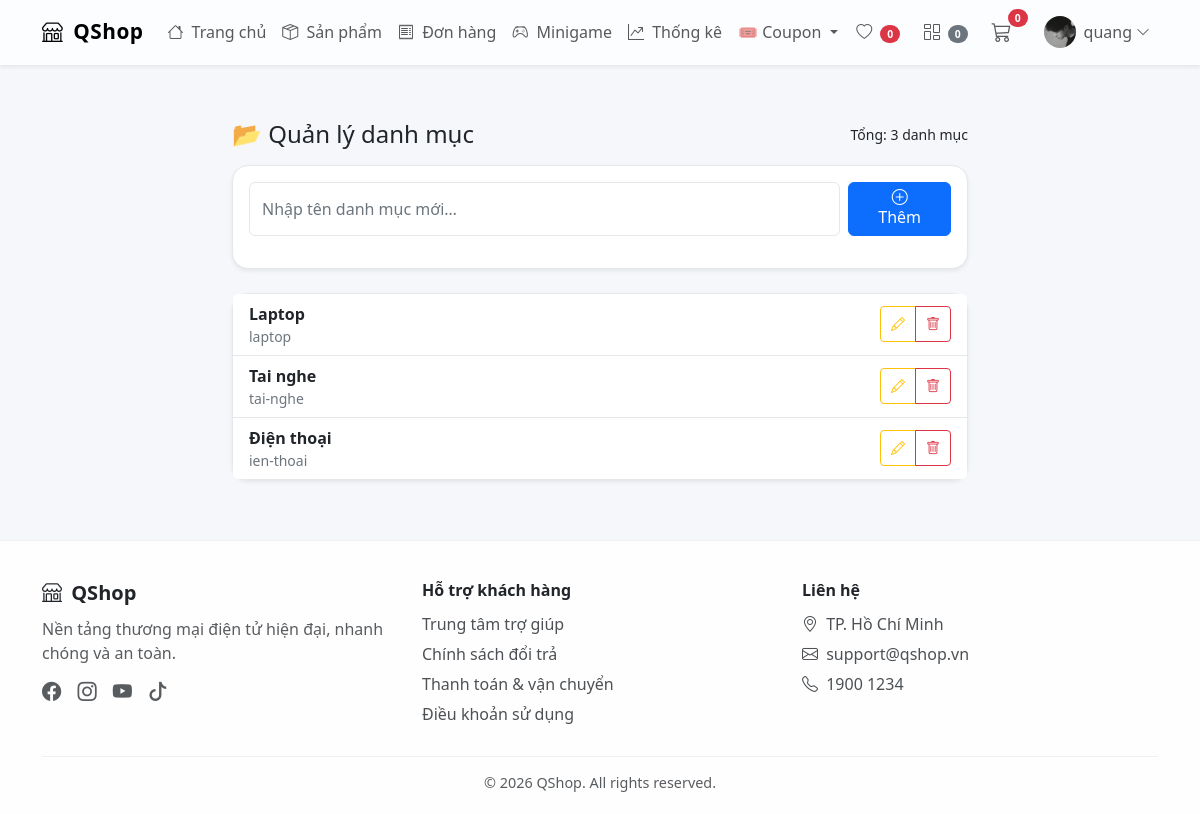
Page /shops/categories/ (signed in) on the committed database.
### users/models.py (models this page shows, shortened)
class Profile(models.Model):
    user = models.OneToOneField(settings.AUTH_USER_MODEL , on_delete=models.CASCADE)
    photo = models.ImageField(upload_to='users/%Y/%m/%d/', blank=True)
    phone = models.CharField(max_length=20, blank=True)
    address = models.TextField(blank=True)
    latitude = models.FloatField(null=True, blank=True)
    longitude = models.FloatField(null=True, blank=True)
    points = models.IntegerField(default=0)
    lifetime_points = models.IntegerField(default=0)
    minigame_plays = models.IntegerField(default=0)
    RANK_NEWBIE = "Newbie"
    RANK_EXPLORER = "Explorer"
    RANK_SHOPPER = "Shopper"
    RANK_REGULAR = "Regular"
    RANK_PREMIUM = "Premium"
    RANK_GOLD = "Gold Buyer"
    RANK_PLATINUM = "Platinum Buyer"
    RANK_DIAMOND = "Diamond Buyer"
    RANK_ELITE = "Elite Buyer"
    RANK_LEGEND = "Legend Buyer"
    RANK_CHOICES = (
        (RANK_NEWBIE, "Newbie"),
        (RANK_EXPLORER, "Explorer"),
        (RANK_SHOPPER, "Shopper"),
        (RANK_REGULAR, "Regular"),
        (RANK_PREMIUM, "Premium"),
        (RANK_GOLD, "Gold Buyer"),
        (RANK_PLATINUM, "Platinum Buyer"),
        (RANK_DIAMOND, "Diamond Buyer"),
        (RANK_ELITE, "Elite Buyer"),
        (RANK_LEGEND, "Legend Buyer"),
    )
    rank = models.CharField(
        max_length=30,
        choices=RANK_CHOICES,
        default=RANK_NEWBIE
    )

### shops/models.py (models this page shows, shortened)
class Category(models.Model):
    name = models.CharField(max_length=100, unique=True)
    slug = models.SlugField(unique=True)

### shops/views.py (the view)
# urls.py: path('categories/', views.category_list, name='category_manage'),
@login_required
@permission_required('shops.view_category', raise_exception=True)
def category_list(request):
    categories = Category.objects.all().order_by('name')
    return render(request, 'shops/category_manage.html', {
        'categories': categories
    })

### shops/context_processors.py (called while the page is built)
def cart_context(request):
    cart = request.session.get('cart', {})
    cart_items_count = len(cart)
    compare_items_count = len(request.session.get("compare_products", []))
    wishlist_items_count = 0
    if request.user.is_authenticated:
        cache_key = f"wishlist_items_count:{request.user.id}"
        cached_count = cache.get(cache_key)
        if cached_count is None:
            cached_count = WishlistItem.objects.filter(user=request.user).count()
            cache.set(cache_key, cached_count, 60)
        wishlist_items_count = cached_count
    return {
        'cart_items_count': cart_items_count,
        'compare_items_count': compare_items_count,
        'wishlist_items_count': wishlist_items_count,
        'cart': cart
    }

### shops/templates/shops/category_manage.html (shortened to what this page needs)
﻿{% extends "shops/base.html" %} {% block title %}Quản lý danh mục | QShop{% endblock %} {% block content %}
<div class="container my-4" style="max-width: 760px">
  <div class="d-flex justify-content-between align-items-center mb-3">
    <h4 class="mb-0">📂 Quản lý danh mục</h4>
    <span class="text small">
      Tổng: {{ categories|length }} danh mục
    </span>
  </div>
  <div class="card p-3 mb-4 shadow-sm">
    <form
      method="post"
      action="{% url 'shops:category_create' %}"
      class="d-flex gap-2"
    >
      <input
        type="text"
        name="name"
        class="form-control"
        placeholder="Nhập tên danh mục mới…"
        required
      />
      <button class="btn btn-primary px-4">
        <i class="bi bi-plus-circle"></i> Thêm
      </button>
    </form>
  </div>
  <div class="card shadow-sm">
    <ul class="list-group list-group-flush">
      {% for c in categories %}
      <li
        class="list-group-item category-row d-flex justify-content-between align-items-center"
      >
        <div>
          <div class="fw-semibold">{{ c.name }}</div>
          <div class="small text-muted">{{ c.slug }}</div>
        </div>
        <div class="category-actions btn-group btn-group-sm">
          <a
            href="{% url 'shops:category_edit' c.id %}"
            class="btn btn-outline-warning"
            title="Sửa"
          >
            <i class="bi bi-pencil"></i>
          </a>
          <a
            href="{% url 'shops:category_delete' c.id %}"
            class="btn btn-outline-danger"
            title="Xóa"
            onclick="return confirm('Xóa danh mục này?');"
          >
            <i class="bi bi-trash"></i>
          </a>
        </div>
      </li>
      {% empty %}
      <li class="list-group-item text-center text-muted py-4">
        Chưa có danh mục nào
      </li>
      {% endfor %}
    </ul>
  </div>
</div>
{% endblock %}

### shops/templates/shops/base.html (shortened to what this page needs)
<!doctype html>
{% load static %}
<html lang="vi">
  <head>
    <link
      href="https://cdn.jsdelivr.net/npm/bootstrap@5.3.8/dist/css/bootstrap.min.css"
      rel="stylesheet"
    />
    <link
      rel="stylesheet"
      href="https://cdn.jsdelivr.net/npm/bootstrap-icons@1.11.1/font/bootstrap-icons.css"
    />
  </head>
  <body>
    <nav class="navbar navbar-expand-lg fixed-top glass-nav shadow-sm">
      <div class="container">
        <a class="navbar-brand brand-logo" href="{% url 'shops:index' %}">
          <i class="bi bi-shop me-1"></i> QShop
        </a>
        <div class="collapse navbar-collapse" id="navbar">
          <ul class="navbar-nav me-auto">
            <li class="nav-item">
              <a class="nav-link" href="{% url 'shops:index' %}">
                <i class="bi bi-house me-1"></i> Trang chủ
              </a>
            </li>
            <li class="nav-item">
              <a class="nav-link" href="{% url 'shops:product' %}">
                <i class="bi bi-box-seam me-1"></i> Sản phẩm
              </a>
            </li>
            <li class="nav-item">
              <a class="nav-link" href="{% url 'shops:order_history' %}">
                <i class="bi bi-receipt me-1"></i> Đơn hàng
              </a>
            </li>
            <li class="nav-item">
              <a class="nav-link" href="{% url 'users:minigame' %}">
                <i class="bi bi-controller me-1"></i> Minigame
              </a>
            </li>
            {% if request.user.is_authenticated and request.user.is_staff or request.user.is_superuser %}
            <li class="nav-item">
              <a class="nav-link" href="{% url 'shops:shop_stats' %}">
                <i class="bi bi-graph-up-arrow me-1"></i> Thống kê
              </a>
            </li>
            {% endif %}
            {% if user.is_authenticated and perms.shops.view_coupon %}
            <li class="nav-item dropdown">
              <a
                class="nav-link dropdown-toggle"
                href="#"
                role="button"
                data-bs-toggle="dropdown"
              >
                🎟️ Coupon
              </a>
            </li>
            {% endif %}
          </ul>
          <ul class="navbar-nav ms-auto align-items-center">
            <li class="nav-item me-2">
              <a class="nav-link" href="{% url 'shops:wishlist' %}">
                <i class="bi bi-heart"></i>
                <span class="badge bg-danger rounded-pill mini-badge">{{ wishlist_items_count }}</span>
              </a>
            </li>
            <li class="nav-item me-2">
              <a class="nav-link" href="{% url 'shops:compare' %}">
                <i class="bi bi-columns-gap"></i>
                <span class="badge bg-secondary rounded-pill mini-badge">{{ compare_items_count }}</span>
              </a>
            </li>
            <li class="nav-item me-3 position-relative">
              <a class="nav-link" href="{% url 'shops:cart_detail' %}">
                <i class="bi bi-cart3 fs-5"></i>
                <span
                  id="cart-count"
                  class="badge bg-danger rounded-pill cart-badge"
                  >{{ cart_items_count }}</span
                >
              </a>
            </li>
            {% if request.user.is_authenticated %}
            <li class="nav-item dropdown">
              <a
                class="nav-link d-flex align-items-center"
                data-bs-toggle="dropdown"
                href="#"
              >
                <img
                  src="{% if request.user.profile.photo %}{{ request.user.profile.photo.url }}{% else %}https://i.pravatar.cc/150?u={{ request.user.id }}{% endif %}"
                  class="rounded-circle me-2"
                  width="32"
                  height="32"
                  style="object-fit: cover"
                />
                {{ request.user.username }}
                <i class="bi bi-chevron-down ms-1 small"></i>
              </a>
            </li>
            {% endif %}
          </ul>
        </div>
      </div>
    </nav>
    <main class="container pt-5 mt-4">
       {% block content %}{% endblock %}
    </main>
    <footer class="site-footer">
      <div class="container">
        <div class="row g-4">
          <div class="col-md-4">
            <h5 class="footer-title"><i class="bi bi-shop me-1"></i> QShop</h5>
            <p class="text-muted">
              Nền tảng thương mại điện tử hiện đại, nhanh chóng và an toàn.
            </p>
            <div class="social-icons mt-2">
              <a href="#"><i class="bi bi-facebook"></i></a>
              <a href="#"><i class="bi bi-instagram"></i></a>
              <a href="#"><i class="bi bi-youtube"></i></a>
              <a href="#"><i class="bi bi-tiktok"></i></a>
            </div>
          </div>
          <div class="col-md-4">
            <h6 class="footer-title">Hỗ trợ khách hàng</h6>
            <a href="#" class="footer-link">Trung tâm trợ giúp</a>
            <a href="#" class="footer-link">Chính sách đổi trả</a>
            <a href="#" class="footer-link">Thanh toán & vận chuyển</a>
            <a href="#" class="footer-link">Điều khoản sử dụng</a>
          </div>
          <div class="col-md-4">
            <h6 class="footer-title">Liên hệ</h6>
            <div class="footer-link">
              <i class="bi bi-geo-alt me-1"></i> TP. Hồ Chí Minh
            </div>
            <div class="footer-link">
              <i class="bi bi-envelope me-1"></i> support@qshop.vn
            </div>
            <div class="footer-link">
              <i class="bi bi-telephone me-1"></i> 1900 1234
            </div>
          </div>
        </div>
        <div class="footer-bottom text-center mt-4">
          © {{ now|default:"2026" }} QShop. All rights reserved.
        </div>
      </div>
    </footer>
  </body>
</html>

### shops/templates/shops/base.html (style rules this page uses)
.glass-nav { background: rgba(255, 255, 255, 0.7) !important; backdrop-filter: blur(12px); border-bottom: 1px solid rgba(255, 255, 255, 0.3); }
.brand-logo { font-weight: bold; font-size: 1.3rem; letter-spacing: 0.5px; }
.cart-badge { position: absolute; top: -5px; right: -8px; font-size: 0.65rem; }
.mini-badge { margin-left: 4px; font-size: 0.65rem; }
.site-footer { background: rgba(255, 255, 255, 0.85); backdrop-filter: blur(10px); border-top: 1px solid rgba(0, 0, 0, 0.05); margin-top: 60px; padding: 40px 0 20px; }
.footer-title { font-weight: 600; margin-bottom: 12px; }
.footer-link { display: block; color: inherit; text-decoration: none; margin-bottom: 6px; opacity: 0.8; }
.footer-bottom { border-top: 1px solid rgba(0, 0, 0, 0.08); margin-top: 20px; padding-top: 15px; font-size: 0.9rem; opacity: 0.75; }
.social-icons a { color: inherit; font-size: 1.2rem; margin-right: 12px; opacity: 0.75; }

### shops/templates/shops/category_manage.html (style rules this page uses)
:root { --bg: #f5f7fb; --card: #ffffff; --text: #212529; --muted: #6c757d; --border: #e5e7eb; --hover: rgba(13, 110, 253, 0.05); }
body { background: var(--bg); color: var(--text); }
.card { background: var(--card) !important; color: var(--text) !important; border-radius: 16px; border: 1px solid var(--border); }
input.form-control { background: var(--card) !important; color: var(--text) !important; border: 1px solid var(--border); }
input.form-control::placeholder { color: var(--muted); }
.list-group-item { background: var(--card) !important; color: var(--text) !important; border-color: var(--border); transition: 0.2s; }
.category-row .text-muted { color: var(--muted) !important; }
.category-actions .btn { width: 36px; height: 36px; display: flex; align-items: center; justify-content: center; }

### rows in the picture
Category: name "Laptop", slug "laptop"
Category: name "Tai nghe", slug "tai-nghe"
Category: name "Điện thoại", slug "ien-thoai"

### other values in the picture
{{ wishlist_items_count }} "0"
{{ compare_items_count }} "0"
{{ cart_items_count }} "0"
{{ request.user.username }} "quang"
{{ categories|length }} "3"
{{ now|default:"2026" }} "2026"
